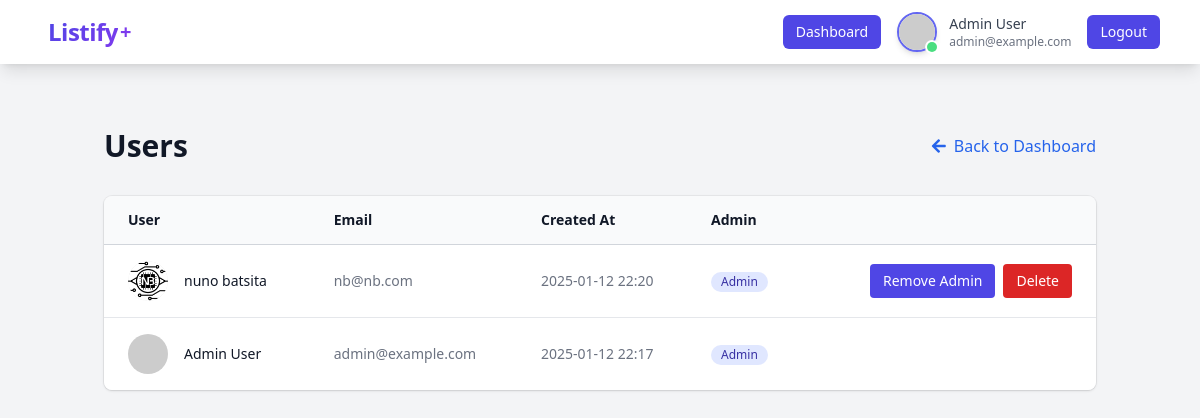
Before: /admin/users (signed in) with the older database file.
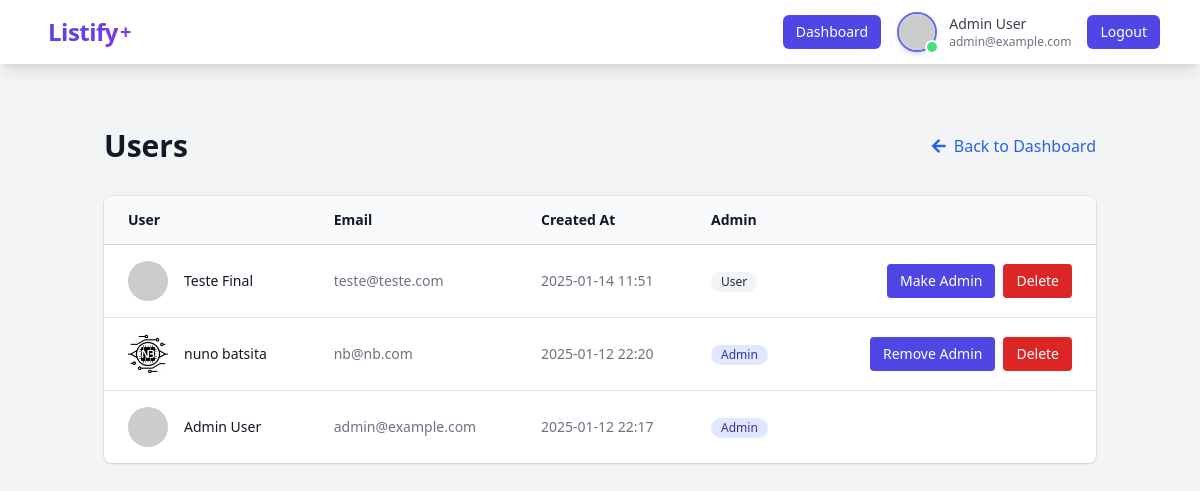
After: the same page with the newer database file.
### app/models.py (models this page shows, shortened)
class User(UserMixin, db.Model):
    id = db.Column(db.Integer, primary_key=True)
    email = db.Column(db.String(100), unique=True)
    password = db.Column(db.String(128))
    full_name = db.Column(db.String(200))
    profile_image = db.Column(db.String(100), nullable=True)
    is_admin = db.Column(db.Boolean, default=False, nullable=False)
    created_at = db.Column(db.DateTime, nullable=False, default=datetime.utcnow)
    last_login = db.Column(db.DateTime)
    todos = db.relationship('Todo', backref='user', lazy=True)
    @property
    def avatar_url(self):
        if self.profile_image:
            return f'/static/profile_pics/{self.profile_image}'
        email_hash = hashlib.md5(self.email.lower().encode('utf-8')).hexdigest()
        return f'https://www.gravatar.com/avatar/{email_hash}?d=mp&s=200'

### app/admin.py (the view)
@admin.route('/users')
@login_required
@admin_required
def users():
    users = User.query.order_by(User.created_at.desc()).all()
    return render_template('admin/users.html', users=users)

### app/admin.py (called while the page is built)
def admin_required(f):
    @wraps(f)
    def decorated_function(*args, **kwargs):
        if not current_user.is_admin:
            flash('You do not have permission to access this page.', 'error')
            return redirect(url_for('main.dashboard'))
        return f(*args, **kwargs)
    return decorated_function

### app/models.py (called while the page is built)
@login_manager.user_loader
def load_user(user_id):
    return User.query.get(int(user_id))

### app/templates/admin/users.html (shortened to what this page needs)
{% extends "base.html" %}
{% block content %}
<div class="container mx-auto px-4 py-8">
    <div class="max-w-7xl mx-auto">
        <div class="flex justify-between items-center mb-8">
            <h1 class="text-3xl font-bold text-gray-900">Users</h1>
            <a href="{{ url_for('admin.dashboard') }}" class="text-blue-600 hover:text-blue-800">
                <i class="fas fa-arrow-left mr-2"></i>Back to Dashboard
            </a>
        </div>
        <div class="mt-8 flex flex-col">
            <div class="-my-2 -mx-4 overflow-x-auto sm:-mx-6 lg:-mx-8">
                <div class="inline-block min-w-full py-2 align-middle md:px-6 lg:px-8">
                    <div class="overflow-hidden shadow ring-1 ring-black ring-opacity-5 md:rounded-lg">
                        <table class="min-w-full divide-y divide-gray-300">
                            <thead class="bg-gray-50">
                                <tr>
                                    <th scope="col" class="py-3.5 pl-4 pr-3 text-left text-sm font-semibold text-gray-900 sm:pl-6">User</th>
                                    <th scope="col" class="px-3 py-3.5 text-left text-sm font-semibold text-gray-900">Email</th>
                                    <th scope="col" class="px-3 py-3.5 text-left text-sm font-semibold text-gray-900">Created At</th>
                                    <th scope="col" class="px-3 py-3.5 text-left text-sm font-semibold text-gray-900">Admin</th>
                                    <th scope="col" class="relative py-3.5 pl-3 pr-4 sm:pr-6">
                                    </th>
                                </tr>
                            </thead>
                            <tbody class="divide-y divide-gray-200 bg-white">
                                {% for user in users %}
                                <tr>
                                    <td class="whitespace-nowrap py-4 pl-4 pr-3 text-sm sm:pl-6">
                                        <div class="flex items-center">
                                            <div class="h-10 w-10 flex-shrink-0">
                                                <img class="h-10 w-10 rounded-full" src="{{ user.avatar_url }}" alt="">
                                            </div>
                                            <div class="ml-4">
                                                <div class="font-medium text-gray-900">{{ user.full_name }}</div>
                                            </div>
                                        </div>
                                    </td>
                                    <td class="whitespace-nowrap px-3 py-4 text-sm text-gray-500">{{ user.email }}</td>
                                    <td class="whitespace-nowrap px-3 py-4 text-sm text-gray-500">{{ user.created_at.strftime('%Y-%m-%d %H:%M') }}</td>
                                    <td class="whitespace-nowrap px-3 py-4 text-sm text-gray-500">
                                        {% if user.is_admin %}
                                        <span class="inline-flex items-center px-2.5 py-0.5 rounded-full text-xs font-medium bg-indigo-100 text-indigo-800">
                                            Admin
                                        </span>
                                        {% else %}
                                        <span class="inline-flex items-center px-2.5 py-0.5 rounded-full text-xs font-medium bg-gray-100 text-gray-800">
                                            User
                                        </span>
                                        {% endif %}
                                    </td>
                                    <td class="relative whitespace-nowrap py-4 pl-3 pr-4 text-right text-sm font-medium sm:pr-6">
                                        {% if user.id != current_user.id %}
                                        <div class="flex justify-end space-x-2">
                                            <form action="{{ url_for('admin.toggle_admin', user_id=user.id) }}" method="POST" class="inline">
                                                <button type="submit" class="inline-flex items-center px-3 py-1.5 border border-transparent text-sm font-medium rounded text-white bg-indigo-600 hover:bg-indigo-700 focus:outline-none focus:ring-2 focus:ring-offset-2 focus:ring-indigo-500">
                                                    {% if user.is_admin %}Remove Admin{% else %}Make Admin{% endif %}
                                                </button>
                                            </form>
                                            <form action="{{ url_for('admin.delete_user', user_id=user.id) }}" method="POST" class="inline">
                                                <button type="submit"
                                                        class="inline-flex items-center px-3 py-1.5 border border-transparent text-sm font-medium rounded text-white bg-red-600 hover:bg-red-700 focus:outline-none focus:ring-2 focus:ring-offset-2 focus:ring-red-500"
                                                        onclick="return confirm('Are you sure you want to delete this user?');">
                                                    Delete
                                                </button>
                                            </form>
                                        </div>
                                        {% endif %}
                                    </td>
                                </tr>
                                {% endfor %}
                            </tbody>
                        </table>
                    </div>
                </div>
            </div>
        </div>
    </div>
</div>
{% endblock %}

### app/templates/base.html (shortened to what this page needs)
<!DOCTYPE html>
<html lang="en">
<head>
    <script src="https://cdn.tailwindcss.com"></script>
    <link href="https://cdnjs.cloudflare.com/ajax/libs/font-awesome/5.15.4/css/all.min.css" rel="stylesheet">
</head>
<body class="bg-gray-100 min-h-screen">
    <nav class="bg-white shadow-lg">
        <div class="max-w-6xl mx-auto px-4">
            <div class="flex justify-between">
                <div class="flex space-x-7">
                    <div>
                        <a href="{{ url_for('main.index') }}" class="flex items-center py-4 px-2">
                            <span class="logo-text text-2xl">Listify</span><span class="logo-plus text-xl ml-0.5">+</span>
                        </a>
                    </div>
                </div>
                <div class="flex items-center space-x-4">
                    {% if current_user.is_authenticated %}
                        {% if current_user.is_admin %}
                        <a href="{{ url_for('admin.dashboard') }}"
                           class="inline-flex items-center px-3 py-1.5 border border-transparent text-sm font-medium rounded-md text-white bg-indigo-600 hover:bg-indigo-700 focus:outline-none focus:ring-2 focus:ring-offset-2 focus:ring-indigo-500">
                            Dashboard
                        </a>
                        {% endif %}
                        <div class="flex items-center space-x-4">
                            <div class="flex items-center space-x-3">
                                <div class="relative">
                                    <img src="{{ current_user.avatar_url }}"
                                         alt="{{ current_user.full_name }}"
                                         class="h-10 w-10 rounded-full object-cover border-2 border-indigo-500 shadow-md hover:border-indigo-600 transition-all">
                                    <span class="absolute bottom-0 right-0 block h-2.5 w-2.5 rounded-full bg-green-400 ring-2 ring-white"></span>
                                </div>
                                <div class="hidden md:block">
                                    <div class="text-sm font-medium text-gray-700">{{ current_user.full_name }}</div>
                                    <div class="text-xs text-gray-500">{{ current_user.email }}</div>
                                </div>
                            </div>
                            <a href="{{ url_for('auth.logout') }}"
                               class="inline-flex items-center px-3 py-1.5 border border-transparent text-sm font-medium rounded-md text-white bg-indigo-600 hover:bg-indigo-700 focus:outline-none focus:ring-2 focus:ring-offset-2 focus:ring-indigo-500">
                                Logout
                            </a>
                        </div>
                    {% endif %}
                </div>
            </div>
        </div>
    </nav>
    <div class="container mx-auto mt-8">
        {% block content %}{% endblock %}
    </div>
</body>
</html>

### app/templates/base.html (style rules this page uses)
.logo-text { background: linear-gradient(135deg, #4F46E5 0%, #7C3AED 100%); background-clip: text; -webkit-background-clip: text; color: transparent; -webkit-text-fill-color: transparent; font-weight: 700; letter-spacing: -0.5px; }
.logo-plus { color: #7C3AED; font-weight: 700; }

Changed rows visible on the page:
added User: full_name "Teste Final", email "teste@teste.com", created_at "2025-01-14 11:51", is_admin "User"
